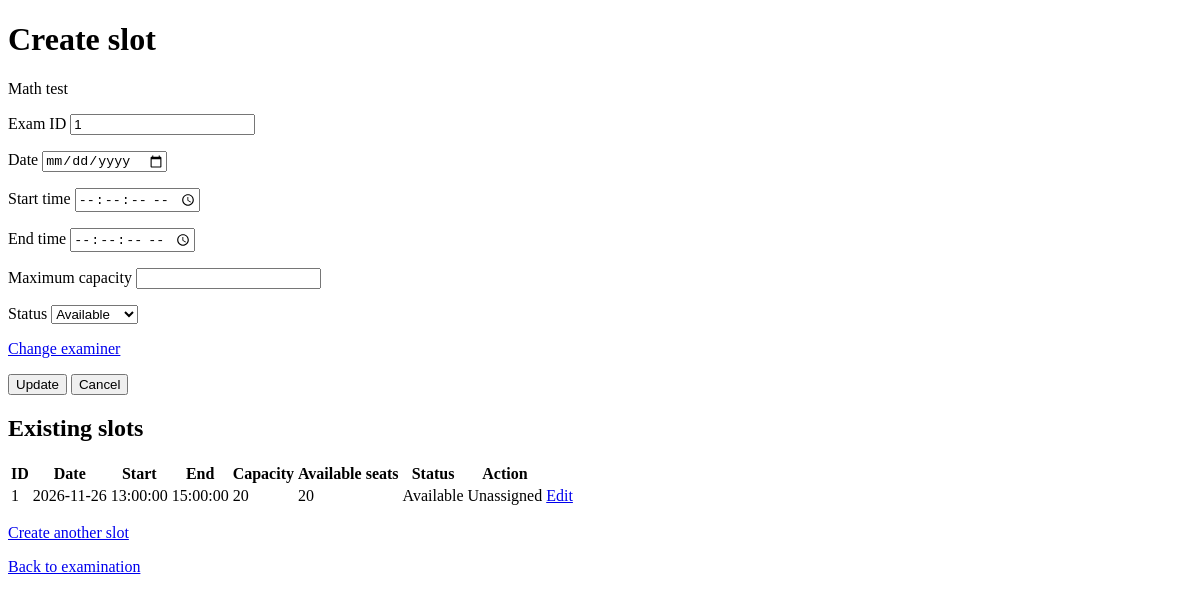
Before: /admin/examinations/1/slots (signed in) with the older database file.
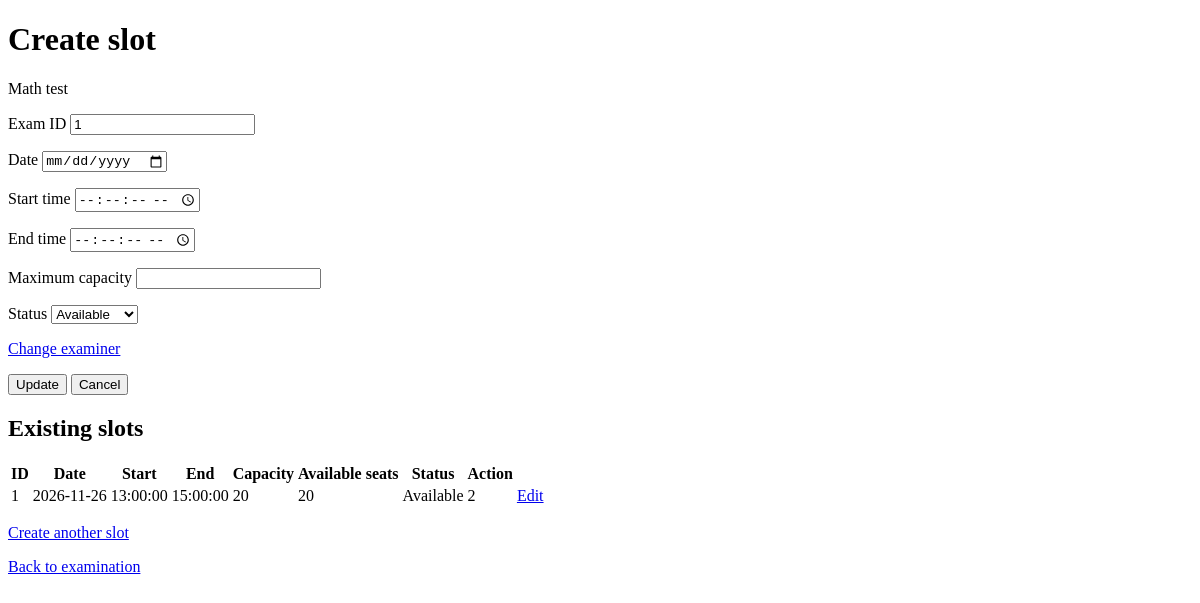
After: the same page with the newer database file.
### tables this page shows
CREATE TABLE examination_slot (
            slot_id INTEGER PRIMARY KEY,

            exam_id INTEGER NOT NULL
                REFERENCES examination(exam_id),

            examiner_id INTEGER
                REFERENCES examiner_profile(examiner_id),

            slot_date TEXT NOT NULL
                CHECK (
                    length(slot_date) = 10
                    AND date(slot_date, '+0 days') IS slot_date
                ),

            start_time TEXT NOT NULL
                CHECK (
                    length(start_time) = 8
                    AND time(start_time) IS start_time
                    AND start_time BETWEEN '00:00:00' AND '23:59:59'
                ),

            end_time TEXT NOT NULL
                CHECK (
                    length(end_time) = 8
                    AND time(end_time) IS end_time
                    AND end_time BETWEEN '00:00:00' AND '23:59:59'
                ),

            max_student_capacity INTEGER NOT NULL
                CHECK (
                    typeof(max_student_capacity) = 'integer'
                    AND max_student_capacity > 0
                ),

            available_seats INTEGER NOT NULL
                CHECK (
                    typeof(available_seats) = 'integer'
                    AND available_seats >= 0
                ),

            status TEXT NOT NULL
                CHECK (
                    status IN ('Available', 'Full', 'Cancelled', 'Completed')
                ),

            CHECK (end_time > start_time),

            CHECK (available_seats <= max_student_capacity)
        );

### app.py (the view, shortened to what this page needs)
@app.route(
    "/admin/examinations/<int:exam_id>/slots/<int:slot_id>/edit",
    methods=["GET", "POST"]
)
@app.route(
    "/admin/examinations/<int:exam_id>/slots",
    defaults={"slot_id": None},
    methods=["GET", "POST"]
)
@require_role("Admin")
def examination_slots(exam_id, slot_id):
    error = None
    allowed_statuses = ("Available", "Full", "Cancelled", "Completed")
    values = {
        "slot_date": "",
        "start_time": "",
        "end_time": "",
        "max_student_capacity": "",
        "status": "Available"
    }
    if (
        request.method == "POST"
        and request.form.get("action") == "cancel"
    ):
        return redirect(
            url_for("examination_form", exam_id=exam_id)
        )
    with closing(sqlite3.connect(database_path)) as database:
        database.execute("PRAGMA foreign_keys = ON")
        database.row_factory = sqlite3.Row
        examination = database.execute(
            "SELECT exam_id, exam_name FROM examination WHERE exam_id = ?",
            (exam_id,)
        ).fetchone()
        if examination is None:
            abort(404)
        slots = database.execute(
            """
            SELECT * FROM examination_slot
            WHERE exam_id = ?
            ORDER BY slot_date, start_time
            """,
            (exam_id,)
        ).fetchall()
    return render_template(
        "examination_slots.html",
        examination=examination,
        values=values,
        slots=slots,
        slot_id=slot_id,
        allowed_statuses=allowed_statuses,
        error=error
    )

### app.py (called while the page is built, shortened)
def account_is_enabled(database, user):
    if user["role"] == "Admin":
        return True

@app.before_request
def load_logged_in_user():
    g.user = None
    user_id = session.get("user_id")
    if user_id is None:
        return
    with closing(sqlite3.connect(database_path)) as database:
        database.row_factory = sqlite3.Row
        user = database.execute(
            "SELECT * FROM users WHERE user_id = ?",
            (user_id,)
        ).fetchone()
        if user is None or not account_is_enabled(database, user):
            session.clear()
            return
        g.user = user

def require_role(*allowed_roles):
    def decorate(view_function):
        @wraps(view_function)
        def wrapped_view(*args, **kwargs):
            if g.user is None:
                return redirect(url_for("home"))
            if g.user["role"] not in allowed_roles:
                abort(403)
            return view_function(*args, **kwargs)
        return wrapped_view
    return decorate

### templates/examination_slots.html (shortened to what the changed rows need)
<!doctype html>
<html lang="en">
<head>
</head>
<body>
    <h1>
        {% if slot_id is not none %}
            Edit slot
        {% else %}
            Create slot
        {% endif %}
    </h1>
    <h2>Existing slots</h2>
    <table>
        <thead>
            <tr>
                <th>ID</th>
                <th>Date</th>
                <th>Start</th>
                <th>End</th>
                <th>Capacity</th>
                <th>Available seats</th>
                <th>Status</th>
                <th>Action</th>
            </tr>
        </thead>
        <tbody>
            {% for slot in slots %}
                <tr>
                    <td>{{ slot['slot_id'] }}</td>
                    <td>{{ slot['slot_date'] }}</td>
                    <td>{{ slot['start_time'] }}</td>
                    <td>{{ slot['end_time'] }}</td>
                    <td>{{ slot['max_student_capacity'] }}</td>
                    <td>{{ slot['available_seats'] }}</td>
                    <td>{{ slot['status'] }}</td>
                    <td>
                        {% if slot['examiner_id'] is not none %}
                            {{ slot['examiner_id'] }}
                        {% else %}
                            Unassigned
                        {% endif %}
                    </td>
                    <td>
                        <a href="{{ url_for(
                            'examination_slots',
                            exam_id=examination['exam_id'],
                            slot_id=slot['slot_id']
                        ) }}">
                            Edit
                        </a>
                    </td>
                </tr>
            {% else %}
                <tr>
                    <td colspan="8">No slots yet.</td>
                </tr>
            {% endfor %}
        </tbody>
    </table>
</body>
</html>

Changed rows visible on the page:
changed examination_slot "Available": examiner_id (not shown) → "2"; no longer shows "Unassigned"
